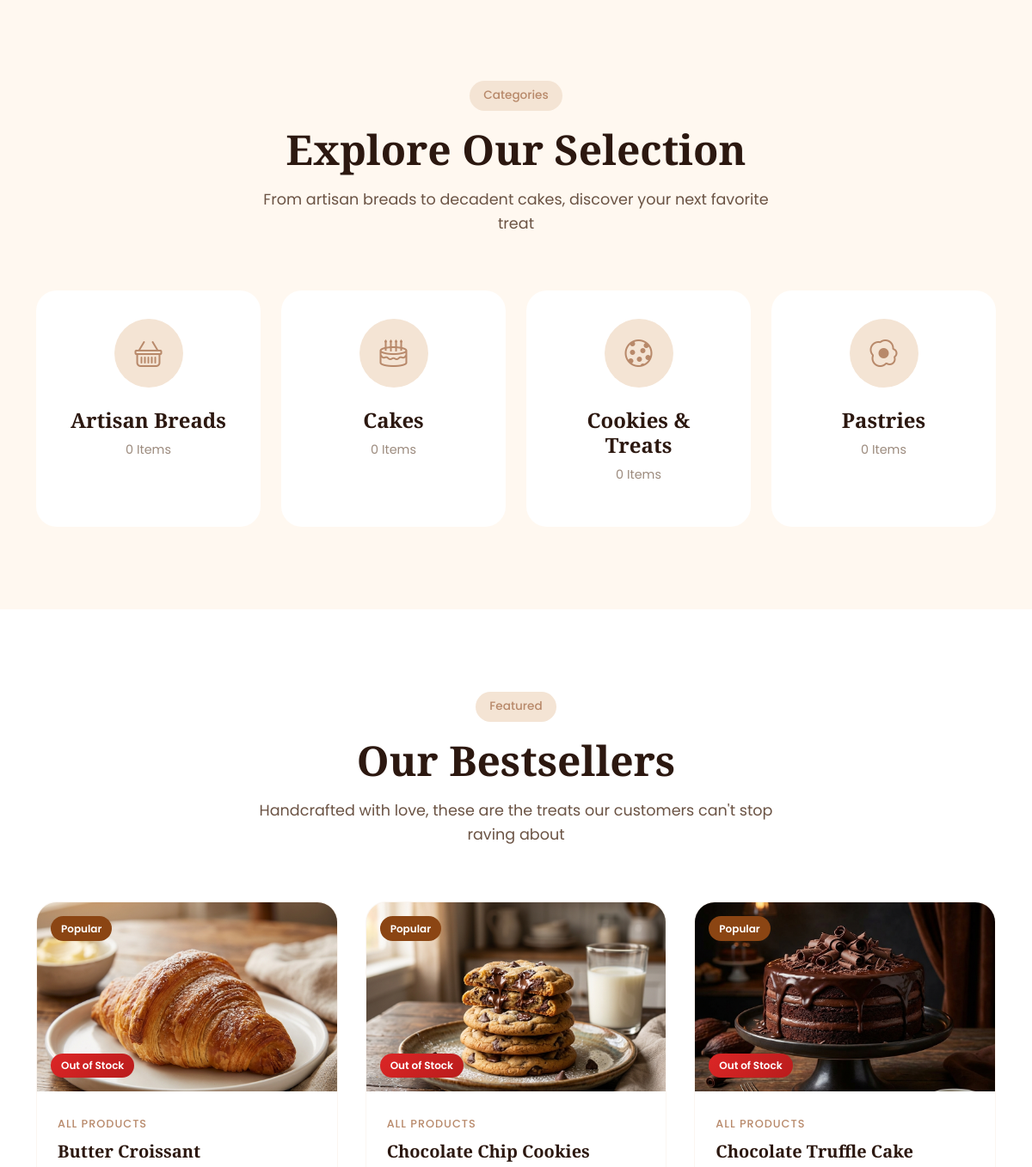
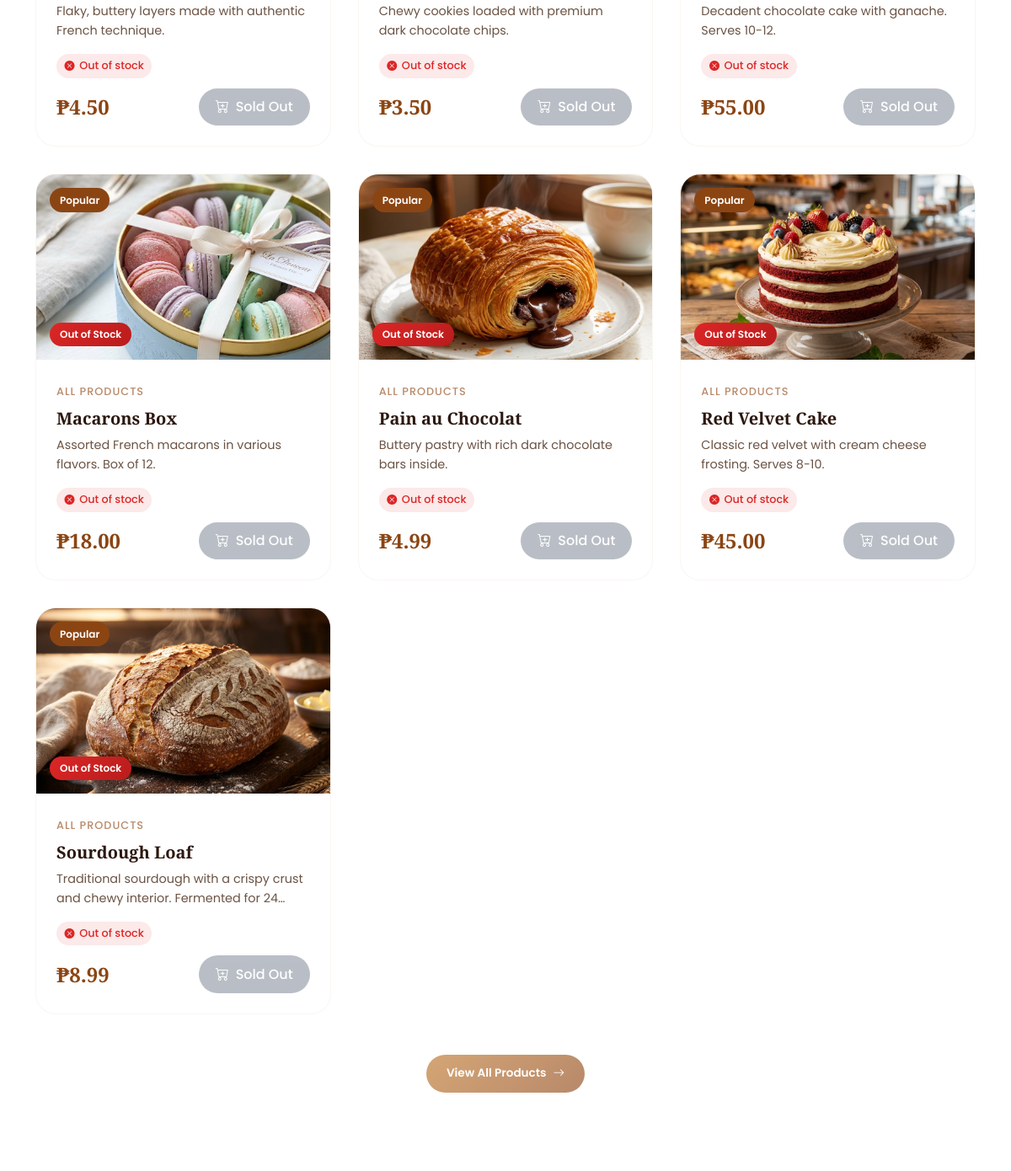
/ (middle part), run on an earlier commit of the app's database (2 pictures, top to bottom).
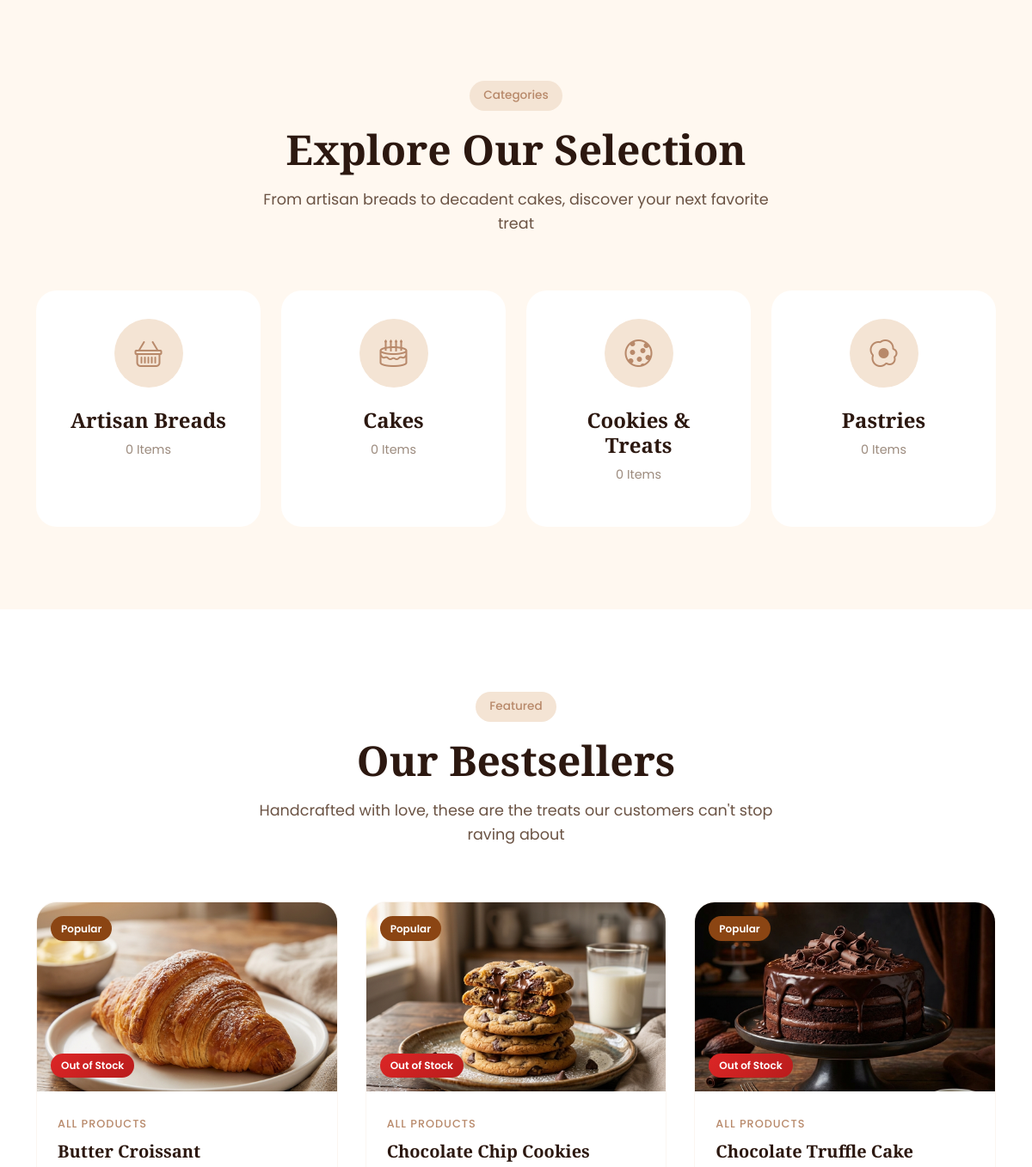
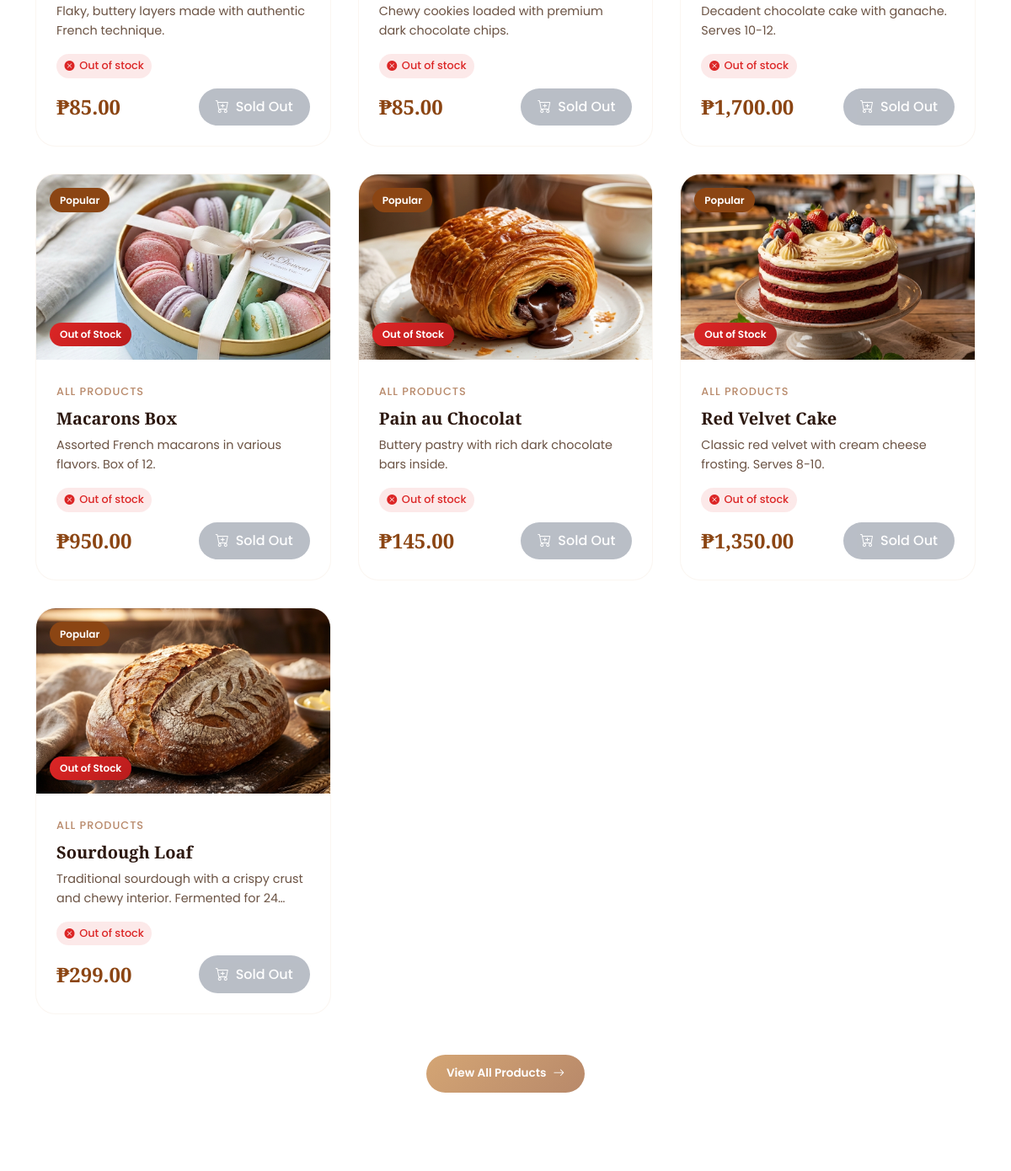
And on a later commit of the database (2 pictures, top to bottom).
### tables this page shows
CREATE TABLE IF NOT EXISTS categories (
    id INT AUTO_INCREMENT PRIMARY KEY,
    name VARCHAR(100) NOT NULL,
    slug VARCHAR(100) NOT NULL UNIQUE,
    icon VARCHAR(50),
    created_at TIMESTAMP DEFAULT CURRENT_TIMESTAMP
);

CREATE TABLE IF NOT EXISTS products (
    id INT AUTO_INCREMENT PRIMARY KEY,
    category_id INT,
    name VARCHAR(200) NOT NULL,
    slug VARCHAR(200) NOT NULL UNIQUE,
    description TEXT,
    price DECIMAL(10, 2) NOT NULL,
    image VARCHAR(255),
    stock INT DEFAULT 0,
    featured BOOLEAN DEFAULT FALSE,
    active BOOLEAN DEFAULT TRUE,
    created_at TIMESTAMP DEFAULT CURRENT_TIMESTAMP,
    updated_at TIMESTAMP DEFAULT CURRENT_TIMESTAMP ON UPDATE CURRENT_TIMESTAMP,
    FOREIGN KEY (category_id) REFERENCES categories(id) ON DELETE SET NULL
);

### includes/functions.php (called while the page is built, shortened)
<?php
function sanitize($input) {
    return htmlspecialchars(trim($input ?? ''), ENT_QUOTES, 'UTF-8');
}
function formatPrice($price) {
    return '₱' . number_format($price, 2);
}
function getFeaturedProducts() {
    global $conn, $PRODUCTS;
    if ($conn) {
        $query = "
            SELECT p.*, c.slug as category
            FROM products p
            LEFT JOIN categories c ON p.category_id = c.category_id
            WHERE p.featured = 1 AND p.active = 1
            ORDER BY p.name ASC
        ";
        $result = mysqli_query($conn, $query);
        if ($result) {
            $products = [];
            while ($row = mysqli_fetch_assoc($result)) {
                $row['featured'] = true;
                $products[] = $row;
            }
            return $products;
        }
    }
    return array_filter($PRODUCTS, fn($p) => $p['featured'] === true);
}
function getAllCategories() {
    global $conn, $CATEGORIES;
    if ($conn) {
        $result = mysqli_query($conn, "SELECT * FROM categories ORDER BY name ASC");
        if ($result) {
            $categories = [];
            while ($row = mysqli_fetch_assoc($result)) {
                $categories[$row['slug']] = [
                    'id' => $row['category_id'],
                    'name' => $row['name'],
                    'icon' => $row['icon']
                ];
            }
            return $categories;
        }
    }
    return $CATEGORIES;
}
function getCategoryName($slug) {
    global $conn, $CATEGORIES;
    return isset($CATEGORIES[$slug]) ? $CATEGORIES[$slug]['name'] : 'All Products';
}
function getProductCountByCategory($categorySlug = null) {
    global $conn, $PRODUCTS;
    if ($conn) {
        if ($categorySlug === null) {
            $result = mysqli_query($conn, "SELECT COUNT(*) as count FROM products WHERE active = 1");
        } else {
            $categorySlug = mysqli_real_escape_string($conn, $categorySlug);
            $result = mysqli_query($conn, "
                SELECT COUNT(*) as count
                FROM products p
                JOIN categories c ON p.category_id = c.category_id
                WHERE c.slug = '$categorySlug' AND p.active = 1
            ");
        }
        if ($result && $row = mysqli_fetch_assoc($result)) {
            return (int) $row['count'];
        }
    }
    return count(array_filter($PRODUCTS, fn($p) => $p['category'] === $categorySlug));
}
function getProductImage($image) {
    return "assets/images/products/{$image}";
}
?>

### pages/home.php (the view, shortened to what this page needs)
<section class="section categories" id="categoriesSection">
    <div class="container">
        <div class="section-header">
            <span class="section-badge">Categories</span>
            <h2 class="section-title">Explore Our Selection</h2>
            <p class="section-subtitle">From artisan breads to decadent cakes, discover your next favorite treat</p>
        </div>
        <div class="categories-grid">
            <?php foreach (getAllCategories() as $slug => $category): ?>
            <a href="index.php?page=menu&category=<?php echo $slug; ?>" class="category-card">
                <div class="category-icon">
                    <i class="bi <?php echo $category['icon']; ?>"></i>
                </div>
                <h4><?php echo $category['name']; ?></h4>
                <p><?php echo getProductCountByCategory($slug); ?> Items</p>
            </a>
            <?php endforeach; ?>
        </div>
    </div>
</section>
<section class="section products" id="productsSection">
    <div class="container">
        <div class="section-header">
            <span class="section-badge">Featured</span>
            <h2 class="section-title">Our Bestsellers</h2>
            <p class="section-subtitle">Handcrafted with love, these are the treats our customers can't stop raving about</p>
        </div>
        <div class="products-grid">
            <?php foreach (getFeaturedProducts() as $product): ?>
            <div class="product-card"
                 data-product-id="<?php echo $product['product_id']; ?>"
                 data-product-name="<?php echo sanitize($product['name']); ?>"
                 data-product-price="<?php echo $product['price']; ?>"
                 data-product-image="<?php echo getProductImage($product['image']); ?>">
                <div class="product-image">
                    <img src="<?php echo getProductImage($product['image']); ?>" alt="<?php echo sanitize($product['name']); ?>">
                    <span class="product-badge">Popular</span>
                    <?php if (($product['stock'] ?? 0) <= 0): ?>
                    <span class="product-badge out-of-stock">Out of Stock</span>
                    <?php endif; ?>
                </div>
                <div class="product-content">
                    <span class="product-category"><?php echo getCategoryName($product['category']); ?></span>
                    <h3 class="product-title">
                        <a href="index.php?page=product&id=<?php echo $product['product_id']; ?>"><?php echo sanitize($product['name']); ?></a>
                    </h3>
                    <p class="product-description"><?php echo sanitize($product['description']); ?></p>
                    <div class="product-stock-info">
                        <?php
                        $stock = $product['stock'] ?? 0;
                        if ($stock > 5): ?>
                        <span class="stock-indicator in-stock"><i class="bi bi-check-circle-fill"></i> <?php echo $stock; ?> in stock</span>
                        <?php elseif ($stock > 0): ?>
                        <span class="stock-indicator low-stock"><i class="bi bi-exclamation-circle-fill"></i> Only <?php echo $stock; ?> left</span>
                        <?php else: ?>
                        <span class="stock-indicator out-of-stock"><i class="bi bi-x-circle-fill"></i> Out of stock</span>
                        <?php endif; ?>
                    </div>
                    <div class="product-footer">
                        <span class="product-price"><?php echo formatPrice($product['price']); ?></span>
                        <button class="btn-add-cart" <?php echo $stock <= 0 ? 'disabled' : ''; ?>>
                            <i class="bi bi-cart-plus"></i> <?php echo $stock > 0 ? 'Add' : 'Sold Out'; ?>
                        </button>
                    </div>
                </div>
            </div>
            <?php endforeach; ?>
        </div>
        <div class="text-center mt-5">
            <a href="index.php?page=menu" class="btn btn-hero btn-hero-primary">
                View All Products <i class="bi bi-arrow-right"></i>
            </a>
        </div>
    </div>
</section>

### index.php (shortened to what this page needs)
<?php
require_once 'includes/config.php';
require_once 'includes/functions.php';
$page = isset($_GET['page']) ? $_GET['page'] : 'home';
?>
<!DOCTYPE html>
<html lang="en">
<head>
    <link href="https://cdn.jsdelivr.net/npm/bootstrap@5.3.2/dist/css/bootstrap.min.css" rel="stylesheet">
    <link href="https://cdn.jsdelivr.net/npm/bootstrap-icons@1.11.1/font/bootstrap-icons.css" rel="stylesheet">
    <link href="assets/css/style.css?v=<?php echo time(); ?>" rel="stylesheet">
    <link href="assets/css/chatbot.css?v=<?php echo time(); ?>" rel="stylesheet">
</head>
<body>
    <main>
        <?php include "pages/{$page}.php"; ?>
    </main>
</body>
</html>

What changed in the data, as far as the page shows it:
changed products "Butter Croissant": price "₱4.50" → "₱85.00"
changed products "Chocolate Chip Cookies": price "₱3.50" → "₱85.00"
changed products "Chocolate Truffle Cake": price "₱55.00" → "₱1,700.00"
changed products "Macarons Box": price "₱18.00" → "₱950.00"
changed products "Pain au Chocolat": price "₱4.99" → "₱145.00"
changed products "Red Velvet Cake": price "₱45.00" → "₱1,350.00"
changed products "Sourdough Loaf": price "₱8.99" → "₱299.00"
